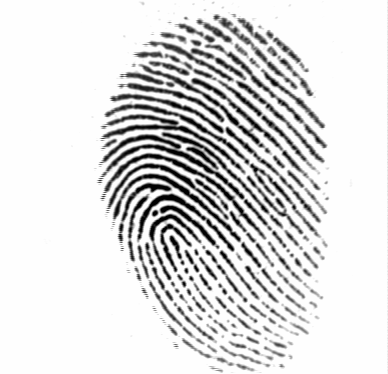
#> input picture SIL7175-Biometrics/Assignment-03-Fingerprint-Biometric-Cryptosystem-Fuzzy-Vault/Dataset/FVC2002_DB1/101_1.tif, 388 x 374 px
$ python -i m04_improved_singularity_point.py   (imports and definitions only)   (older library calls are emulated)
#> lines starting #> are read from the running program, lines starting #| are printed output that depends on the picture
#> further down, picture is the input picture: shape (374, 388, 3); min 1, max 254, mean 220.7
"""
m04_improved_singularity_point.py - Biological Core Detection and PCA Alignment
"""

import numpy as np
import cv2
import math

def estimate_orientation_map(image: np.ndarray, block_size: int = 16) -> np.ndarray:
#> called with block_size = 16
    image_f = image.astype(np.float32) / 255.0
    grad_x = cv2.Sobel(image_f, cv2.CV_32F, 1, 0, ksize=3)
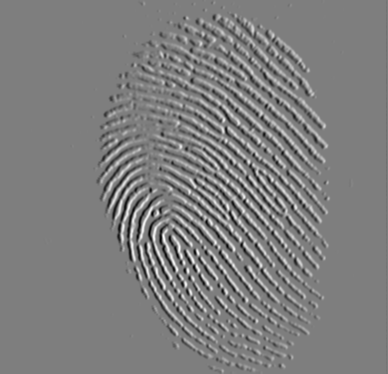
#> grad_x: shape (374, 388, 3) float32; min -3.31, max 3.35, mean -0.000708; drawn with min black and max white
    grad_y = cv2.Sobel(image_f, cv2.CV_32F, 0, 1, ksize=3)
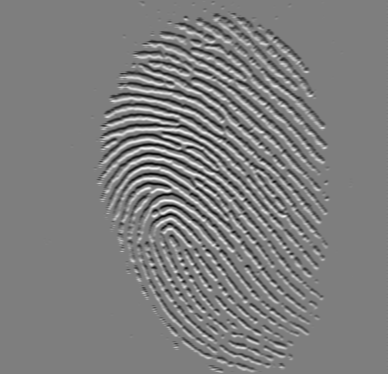
#> grad_y: shape (374, 388, 3) float32; mean B, G, R -1.29e-05, -1.29e-05, -1.29e-05; drawn with min black and max white
    gxx = cv2.GaussianBlur(grad_x * grad_x, (0, 0), block_size // 2)
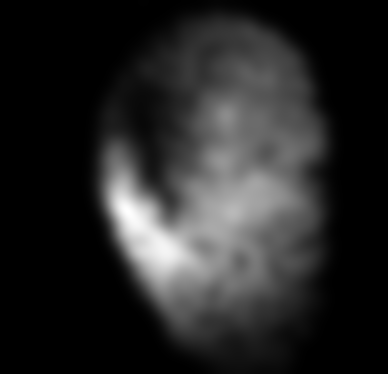
#> gxx: shape (374, 388, 3) float32; min 0, max 2.72, mean 0.42; drawn with min black and max white
    gyy = cv2.GaussianBlur(grad_y * grad_y, (0, 0), block_size // 2)
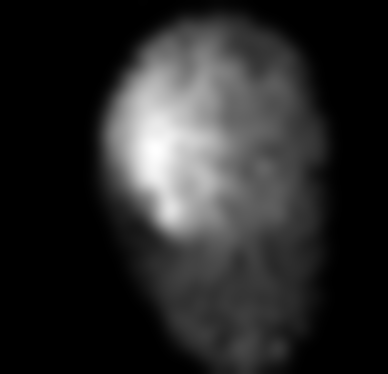
#> gyy: shape (374, 388, 3) float32; mean B, G, R 0.581, 0.581, 0.581; drawn with min black and max white
    gxy = cv2.GaussianBlur(grad_x * grad_y, (0, 0), block_size // 2)
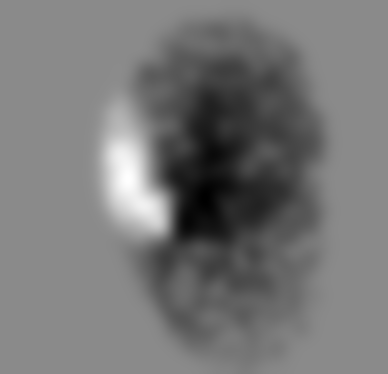
#> gxy: shape (374, 388, 3) float32; mean B, G, R -0.243, -0.243, -0.243; drawn with min black and max white
    orientation = 0.5 * np.arctan2(2.0 * gxy, gxx - gyy + 1e-8)
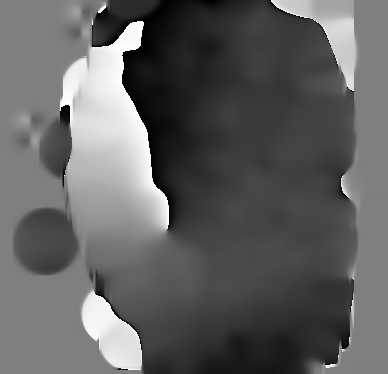
#> orientation: shape (374, 388, 3) float32; mean B, G, R -0.369, -0.369, -0.369; drawn with min black and max white
    orientation = (orientation + np.pi) % np.pi
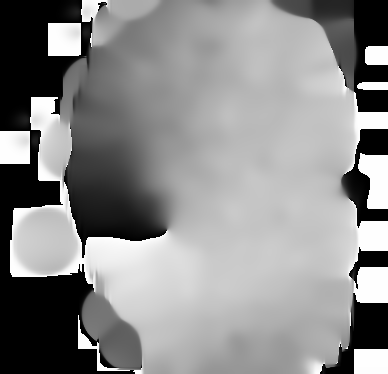
#> orientation: shape (374, 388, 3) float32; mean B, G, R 1.72, 1.72, 1.72; drawn with min black and max white
    return orientation

# [72 lines left out: functions build_foreground_mask, _compute_singularity_map, detect_singular_point, detect_multiple_singular_points, compute_pca_matrix, not called in this run]

def compute_pca_angle(U: np.ndarray) -> float:
    ux, uy = U[0, 0], U[1, 0]
    return math.degrees(math.atan2(uy, ux)) % 360

# [6 lines left out: function align_minutiae, not called in this run]

def detect_biological_core(orientation_map: np.ndarray, mask: np.ndarray) -> tuple:
    return detect_singular_point(orientation_map, mask)

>>> import cv2
>>> picture = cv2.imread('../Dataset/FVC2002_DB1/101_1.tif')
>>> result = estimate_orientation_map(picture)

$ run again, on SIL7175-Biometrics/Assignment-03-Fingerprint-Biometric-Cryptosystem-Fuzzy-Vault/Dataset/FVC2002_DB1/103_1.tif
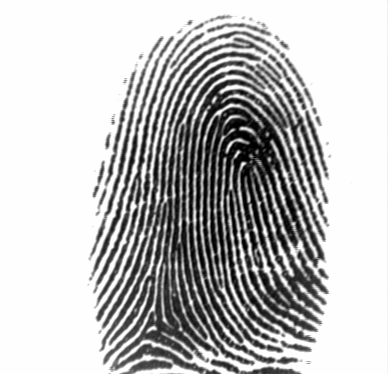
#> input picture SIL7175-Biometrics/Assignment-03-Fingerprint-Biometric-Cryptosystem-Fuzzy-Vault/Dataset/FVC2002_DB1/103_1.tif, 388 x 374 px
#> picture is the input picture: shape (374, 388, 3); min 1, max 254, mean 189.1
#> in estimate_orientation_map, `gxy = cv2.GaussianBlur(grad_x * grad_y, (0, 0), block_size // 2)`:
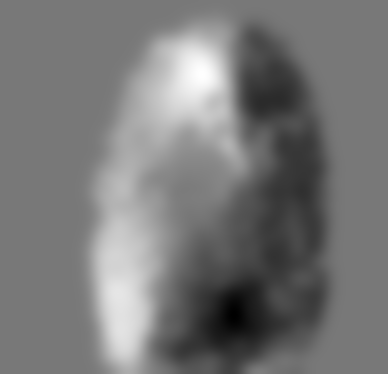
#> gxy: shape (374, 388, 3) float32; mean B, G, R -0.00368, -0.00368, -0.00368; drawn with min black and max white
#> in estimate_orientation_map, `orientation = (orientation + np.pi) % np.pi`:
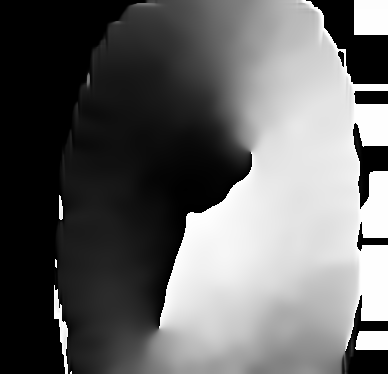
#> orientation: shape (374, 388, 3) float32; mean B, G, R 1.25, 1.25, 1.25; drawn with min black and max white
